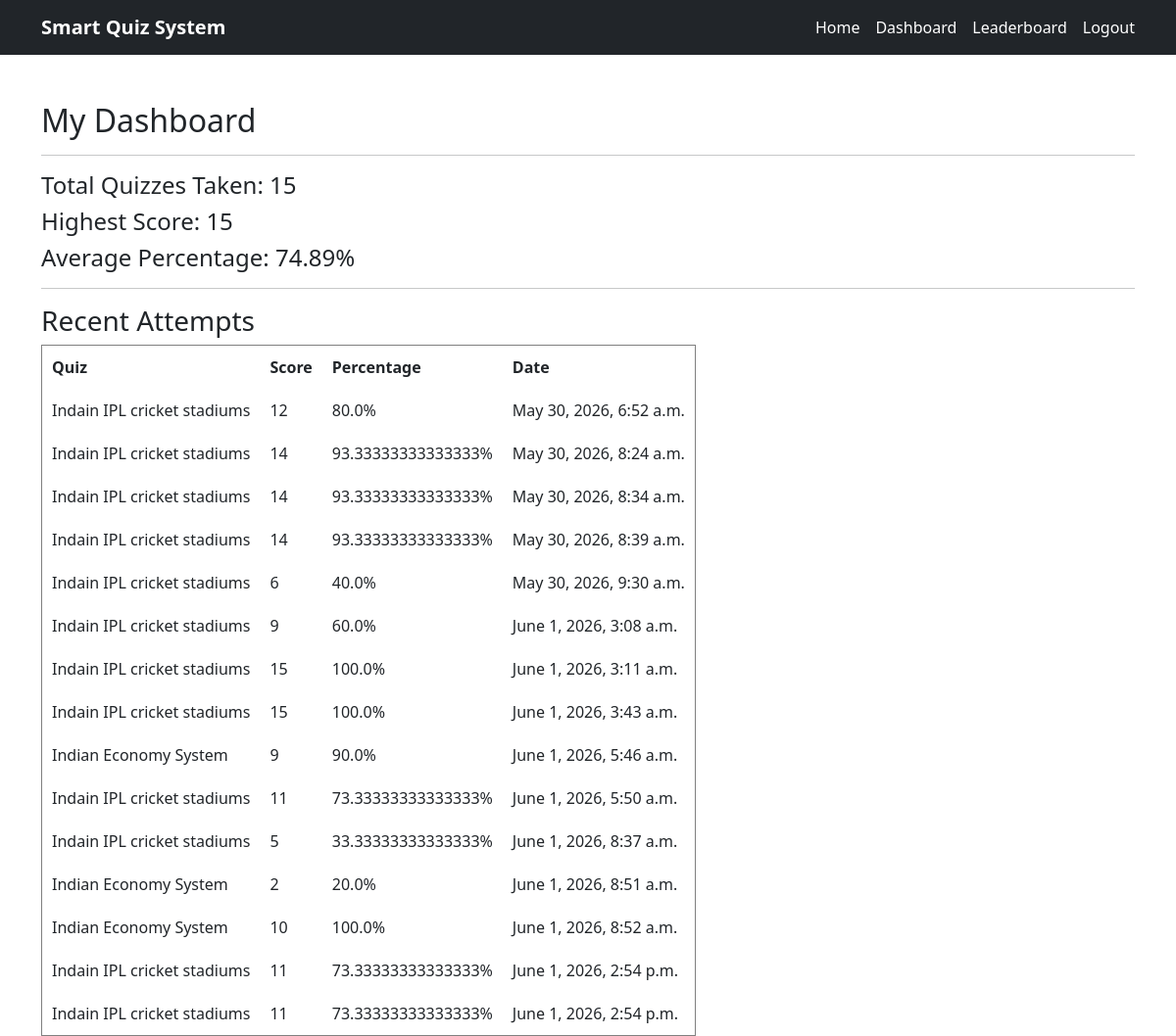
The app's page /dashboard/ (signed in), older data.
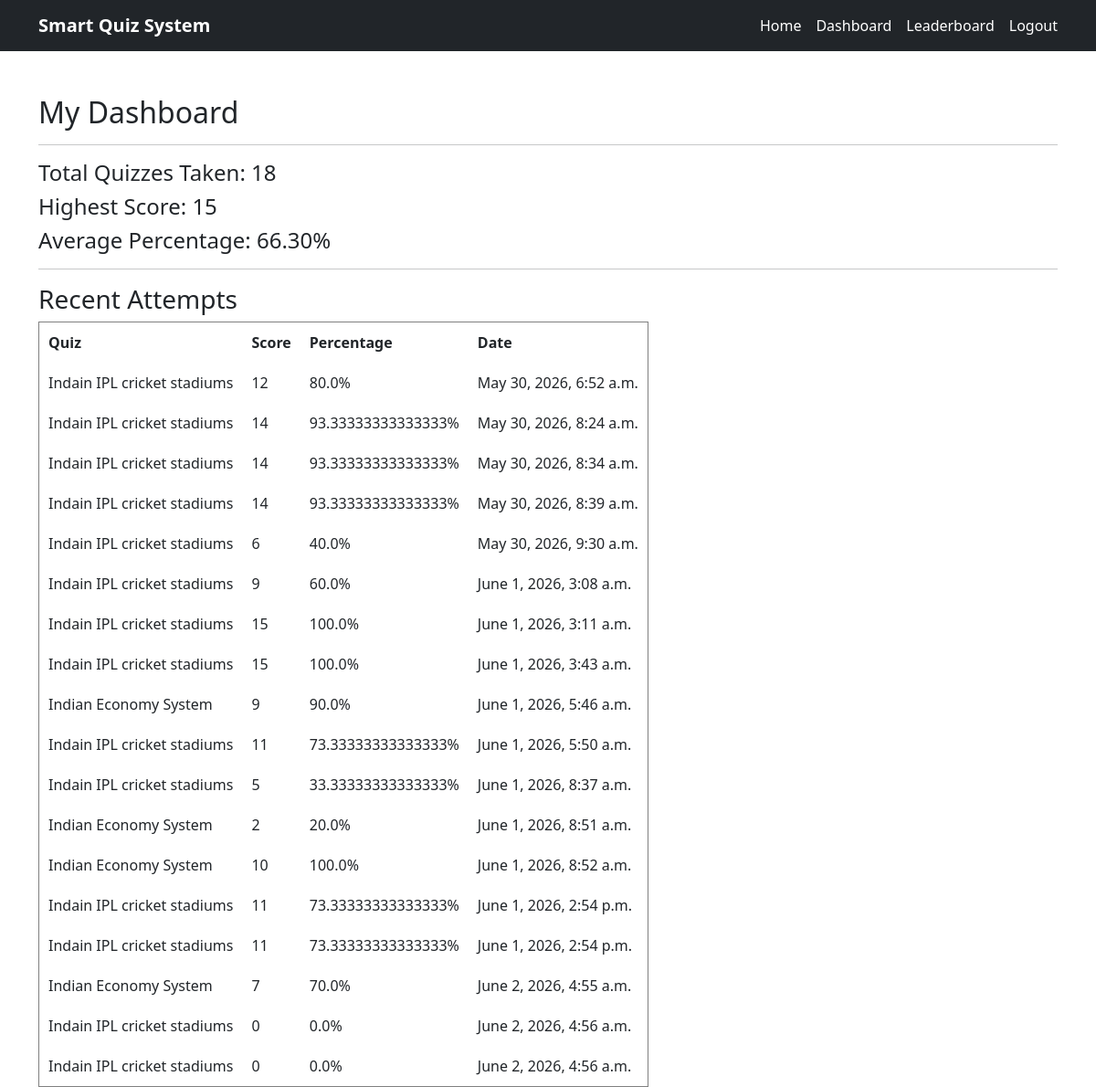
The same page, newer data.
### results/models.py (models this page shows, shortened)
class Result(models.Model):
    user = models.ForeignKey(
        User,
        on_delete=models.CASCADE
    )
    quiz = models.ForeignKey(
        Quiz,
        on_delete=models.CASCADE
    )
    score = models.IntegerField()
    percentage = models.FloatField()
    created_at = models.DateTimeField(
        auto_now_add=True
    )

### quiz/models.py (models this page shows, shortened)
class Quiz(models.Model):
    title = models.CharField(max_length=200)
    category = models.ForeignKey(
        Category,
        on_delete=models.CASCADE
    )
    timer = models.IntegerField(
        help_text="Timer in Minutes"
    )

### dashboard/views.py (the view)
# urls.py: path('dashboard/', include('dashboard.urls')),
def dashboard(request):
    results = Result.objects.filter(
        user=request.user
    )
    total_quizzes = results.count()
    highest_score = results.aggregate(
        Max('score')
    )['score__max']
    average_percentage = results.aggregate(
        Avg('percentage')
    )['percentage__avg']
    return render(
        request,
        'dashboard/dashboard.html',
        {
            'results': results,
            'total_quizzes': total_quizzes,
            'highest_score': highest_score,
            'average_percentage': average_percentage
        }
    )

### templates/dashboard/dashboard.html
{% extends 'base.html' %}
{% block content %}
<h2>My Dashboard</h2>
<hr>
<h4>Total Quizzes Taken: {{ total_quizzes }}</h4>
<h4>Highest Score: {{ highest_score }}</h4>
<h4>Average Percentage:
    {{ average_percentage|floatformat:2 }}%
</h4>
<hr>
<h3>Recent Attempts</h3>
<table border="1" cellpadding="10">
    <tr>
        <th>Quiz</th>
        <th>Score</th>
        <th>Percentage</th>
        <th>Date</th>
    </tr>
    {% for result in results %}
    <tr>
        <td>{{ result.quiz.title }}</td>
        <td>{{ result.score }}</td>
        <td>{{ result.percentage }}%</td>
        <td>{{ result.created_at }}</td>
    </tr>
    {% endfor %}
</table>
{% endblock %}

### templates/base.html (shortened to what this page needs)
<!DOCTYPE html>
<html>
<head>
    <link href="https://cdn.jsdelivr.net/npm/bootstrap@5.3.3/dist/css/bootstrap.min.css" rel="stylesheet">
</head>
<body>
<nav class="navbar navbar-expand-lg navbar-dark bg-dark">
    <div class="container">
        <a class="navbar-brand fw-bold" href="/">
            Smart Quiz System
        </a>
        <div class="ms-auto d-flex align-items-center gap-3">
            <a class="nav-link text-white" href="/">
                Home
            </a>
            {% if user.is_authenticated %}
                <a class="nav-link text-white" href="/dashboard/">
                    Dashboard
                </a>
                <a class="nav-link text-white" href="/leaderboard/">
                    Leaderboard
                </a>
                <form method="post" action="/logout/" class="m-0">
                    <button
                        type="submit"
                        class="btn btn-link nav-link text-white p-0"
                        style="text-decoration:none;"
                    >
                        Logout
                    </button>
                </form>
            {% endif %}
        </div>
    </div>
</nav>
<div class="container mt-5">
    {% block content %}
    {% endblock %}
</div>
</body>
</html>

Row changes from the older to the newer data that the page shows:
added Result: quiz "Indian Economy System", score "7", percentage "70.0", created_at "June 2, 2026, 4:55 a.m."
added Result: quiz "Indain IPL cricket stadiums", score "0", percentage "0.0", created_at "June 2, 2026, 4:56 a.m."
added Result: quiz "Indain IPL cricket stadiums", score "0", percentage "0.0", created_at "June 2, 2026, 4:56 a.m."
Text that changed along with them:
{{ total_quizzes }}: "15" → "18"
{{ average_percentage|floatformat:2 }}: "74.89" → "66.30"
